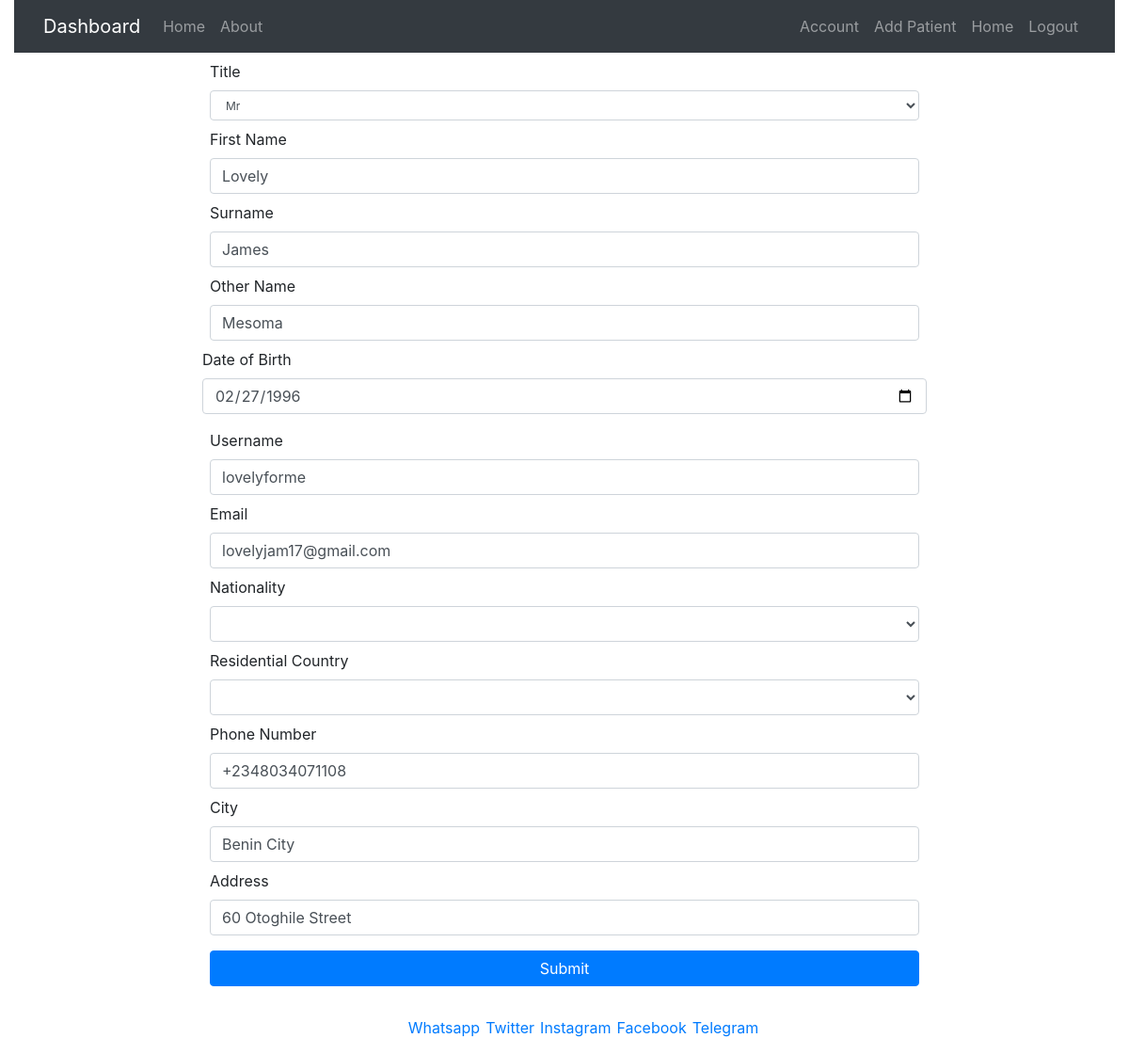
Screenshot of /account (signed in) with the database file from the repository.
### hospital_management/models.py (models this page shows, shortened)
class User(db.Model, UserMixin):
    id = db.Column(db.Integer, primary_key=True)
    title = db.Column(db.String(120), unique=False, nullable=False)
    first_name = db.Column(db.String(120), unique=False, nullable=False)
    last_name = db.Column(db.String(120), unique=False, nullable=False)
    other_name = db.Column(db.String(120), unique=False, nullable=True)
    username = db.Column(db.String(120), unique=True, nullable=False)
    email = db.Column(db.String(120), unique=True, nullable=False)
    password = db.Column(db.String(120), unique=False, nullable=False)
    nationality = db.Column(db.String(120), unique=False, nullable=False)
    country = db.Column(db.String(120), unique=False, nullable=False)
    country_code = db.Column(db.String(120), unique=False, nullable=False)
    city = db.Column(db.String(120), unique=False, nullable=False)
    address = db.Column(db.String(120), unique=False, nullable=True)
    phone_no = db.Column(db.String(120), unique=False, nullable=True)
    date_of_birth = db.Column(db.DateTime(120), unique=False, nullable=False)
    date_created = db.Column(db.DateTime(120), default=datetime.utcnow())
    mypatient = db.relationship('Patient', backref='doctor', lazy=True)

### hospital_management/routes.py (the view, shortened to what this page needs)
@app.route('/account', methods=['GET', 'POST'])
@login_required
def account():
    form = UpdateAccountForm()
    if request.method == 'GET':
        form.username.data = current_user.username
        form.email.data = current_user.email
        form.first_name.data = current_user.first_name
        form.last_name.data = current_user.last_name
        form.other_name.data = current_user.other_name
        form.nationality.data = current_user.nationality
        form.country.data = current_user.country
        form.phone_no.data = current_user.phone_no
        form.city.data = current_user.city
        form.address.data = current_user.address
        form.title.data = current_user.title
        form.date_of_birth.data = current_user.date_of_birth
    return render_template('account.html', form=form)

### hospital_management/models.py (called while the page is built)
@login_manager.user_loader
def load_user(user_id):
    return User.query.get(int(user_id))

### hospital_management/routes.py (called while the page is built)
@app.before_request
def before_request():
    session.permanent = True
    app.permanent_session_lifetime = timedelta(minutes=2)

### hospital_management/templates/account.html (shortened to what this page needs)
{% extends "layout.html" %}
{% block content %}
<div class="container-fluid">
    <div class="row">
        <div class="col-sm-12 col-md-2"> </div>
        <div class="col-sm-12 col-md-8">
            <form action="" method="POST">
                <fieldset>
                    <div class="name-field">
                        <div class="form-group m-2">
                            {{ form.title.label }}
                            {{ form.title(class="form-control title") }}
                        </div>
                        <div class="form-group m-2">
                            {{ form.first_name.label(class="form-control-label") }}
                            {% if form.first_name.errors %}
                            {{ form.first_name(class="form-control is-invalid", value=form.first_name.data, size=53) }}
                            <div class="invalid-feedback">
                                {% for error in form.first_name.errors %}
                                <span> {{ error }}</span>
                                {% endfor %}
                            </div>
                            {% else %}
                            {{ form.first_name(class="form-control", size=53) }}
                            {% endif %}
                        </div>
                        <div class="form-group m-2">
                            {{ form.last_name.label(class="form-control-label") }}
                            {% if form.last_name.errors %}
                            {{ form.last_name(class="form-control is-invalid", value=form.last_name.data, size=53) }}
                            <div class="invalid-feedback">
                                {% for error in form.last_name.errors %}
                                <span> {{ error }}</span>
                                {% endfor %}
                            </div>
                            {% else %}
                            {{ form.last_name(class="form-control", size=53) }}
                            {% endif %}
                        </div>
                    </div>
                    <div class="name-field">
                        <div class="form-group m-2">
                            {{ form.other_name.label(class="form-control-label") }}
                            {{ form.other_name(class="form-control", size=61) }}
                        </div>
                        <div class="form-group">
                            {{ form.date_of_birth.label(class="form-control-label") }}
                            {% if form.date_of_birth.errors %}
                            {{ form.date_of_birth(class="form-control is-invalid", value=form.date_of_birth.data,
                            type="date") }}
                            <div class="invalid-feedback">
                                {% for error in form.date_of_birth.errors %}
                                <span> {{ error }}</span>
                                {% endfor %}
                            </div>
                            {% else %}
                            {{ form.date_of_birth(class="form-control", type="date") }}
                            {% endif %}
                        </div>
                    </div>
                    <div class="name-field">
                        <div class="form-group m-2">
                            {{ form.username.label(class="form-control-label") }}
                            {% if form.username.errors %}
                            {{ form.username(class="form-control is-invalid", value=form.username.data, size=50) }}
                            <div class="invalid-feedback">
                                {% for error in form.username.errors %}
                                <span> {{ error }}</span>
                                {% endfor %}
                            </div>
                            {% else %}
                            {{ form.username(class="form-control", size=60) }}
                            {% endif %}
                        </div>
                        <div class="form-group m-2">
                            {{ form.email.label(class="form-control-label") }}
                            {% if form.email.errors %}
                            {{ form.email(class="form-control is-invalid", value=form.email.data, size=50) }}
                            <div class="invalid-feedback">
                                {% for error in form.email.errors %}
                                <span> {{ error }}</span>
                                {% endfor %}
                            </div>
                            {% else %}
                            {{ form.email(class="form-control", size=60) }}
                            {% endif %}
                        </div>
                    </div>
                    <div class="name-field">
                        <div class="form-group m-2">
                            {{ form.nationality.label(class="form-control-label") }}
                            {{ form.nationality(class="form-control country-nationality") }}
                        </div>
                        <div class="form-group m-2">
                            {{ form.country.label(class="form-control-label") }}
                            {{ form.country(class="form-control country-nationality",
                            onChange=("changecat(this.value)")) }}
                        </div>
                    </div>
                    <div class="name-field">
                        <div class="form-group m-2">
                            {{ form.phone_no.label(class="form-control-label") }}
                            {% if form.phone_no.errors %}
                            {{ form.phone_no(class="form-control is-invalid", value=form.phone_no.data, size=50) }}
                            <div class="invalid-feedback">
                                {% for error in form.phone_no.errors %}
                                <span> {{ error }}</span>
                                {% endfor %}
                            </div>
                            {% else %}
                            {{ form.phone_no(class="form-control", size=55) }}
                            {% endif %}
                        </div>
                    </div>
                    <div class="name-field">
                        <div class="form-group m-2">
                            {{ form.city.label(class="form-control-label") }}
                            {{ form.city(class="form-control", size=42) }}
                        </div>
                        <div class="form-group m-2">
                            {{ form.address.label(class="form-control-label") }}
                            {{ form.address(class="form-control", size=53) }}
                        </div>
                    </div>
                </fieldset>
                <div class="form-group m-2">
                    {{ form.submit(class="btn btn-primary submit-btn") }}
                </div>
            </form>
        </div>
        <div class="col-sm-12 col-md-2"> </div>
    </div>
</div>
{% endblock content %}

### hospital_management/static/css/main.css (style rules this page uses)
.name-field { display: inline-flex; width: 100% }
.form-control { display: inline }
.title { font-size: 12px; }
.country-nationality { display: flex; width: 446.2px; }
.submit-btn { display: block; width: 100%; }
@media screen and (max-width: 1260px) { .name-field { display: block } }
@media screen and (max-width: 1260px) { .country-nationality { width: 100%; } }

### rows the page displays
User: title "Mr", first_name "Lovely", last_name "James", other_name "Mesoma", date_of_birth "02/27/1996", username "lovelyforme", email "lovelyjam17@gmail.com", phone_no "+2348034071108", city "Benin City", address "60 Otoghile Street"
